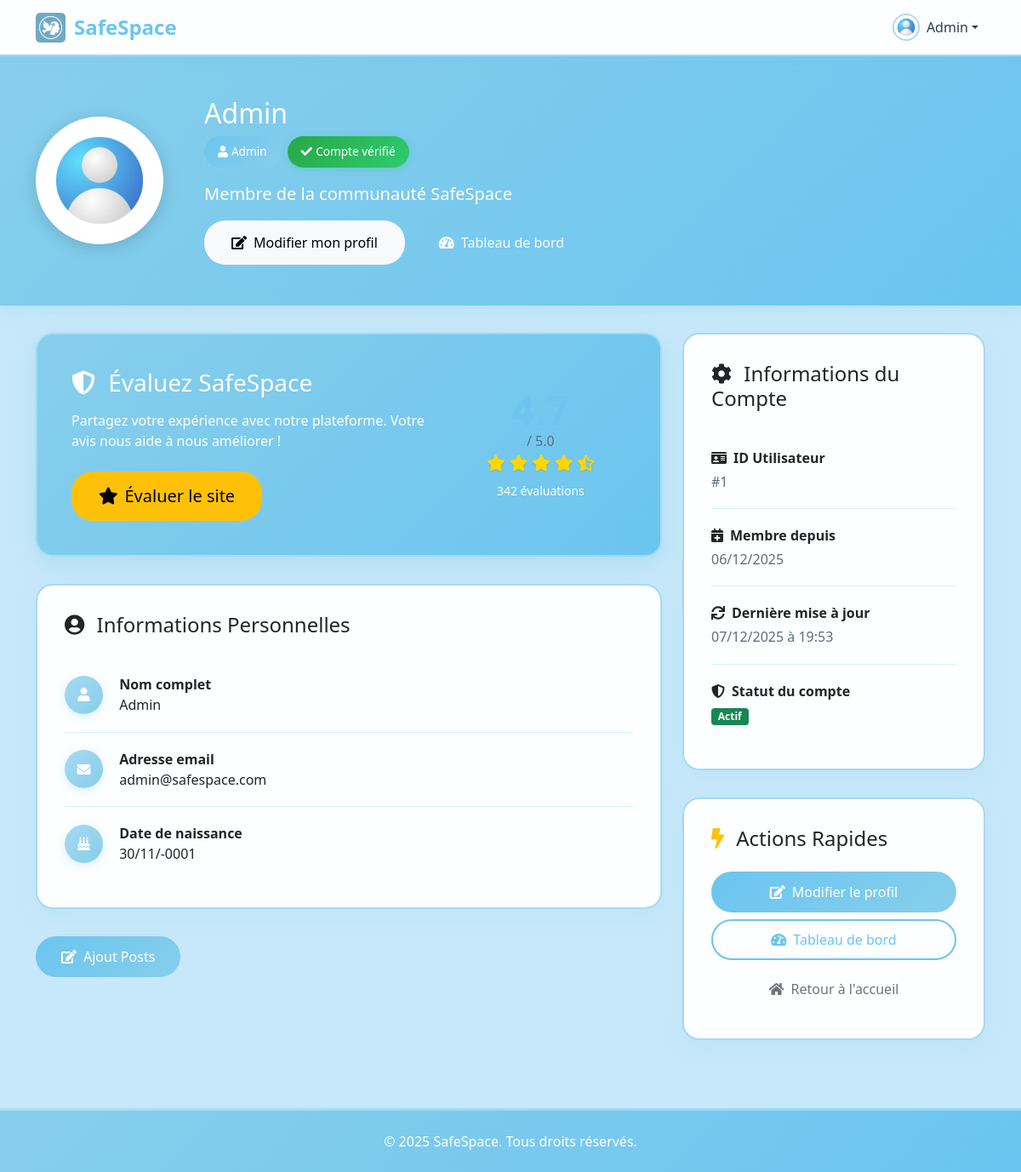
The app's page /view/frontoffice/profile.php (signed in) with its own data.
### tables this page shows
CREATE TABLE `users` (
  `id` int(11) NOT NULL,
  `nom` varchar(100) NOT NULL,
  `email` varchar(150) NOT NULL,
  `password` varchar(255) NOT NULL,
  `role` enum('admin','moderateur','expert','membre') DEFAULT 'membre',
  `status` enum('actif','en attente','suspendu') DEFAULT 'en attente',
  `profile_picture` varchar(255) DEFAULT 'assets/images/default-avatar.png',
  `date_naissance` date DEFAULT NULL,
  `telephone` varchar(20) DEFAULT NULL,
  `adresse` text DEFAULT NULL,
  `bio` text DEFAULT NULL,
  `specialite` varchar(100) DEFAULT NULL,
  `created_at` datetime DEFAULT current_timestamp(),
  `updated_at` datetime DEFAULT current_timestamp() ON UPDATE current_timestamp(),
  `faceid_enabled` tinyint(1) DEFAULT 0,
  `fingerprint_enabled` tinyint(1) DEFAULT 0
);

### view/frontoffice/profile.php (the view, shortened to what the rows shown need)
<?php
require_once $_SERVER['DOCUMENT_ROOT'].'/SAFEProject/controller/UserController.php';
$profileUserId = $_GET['id'] ?? ($_SESSION['user_id'] ?? null);
try {
    $userController = new UserController();
    $user = $userController->getUserById($profileUserId);
} catch (Exception $e) {
    error_log("Erreur lors de la récupération de l'utilisateur: " . $e->getMessage());
    $_SESSION = array();
    if (ini_get("session.use_cookies")) {
        $params = session_get_cookie_params();
        setcookie(session_name(), '', time() - 42000,
            $params["path"], $params["domain"],
            $params["secure"], $params["httponly"]
        );
    }
    session_destroy();
    header('Location: login.php');
    exit();
}
$isOwnProfile = ($_SESSION['user_id'] ?? null) == $user->getId();
?>
<!DOCTYPE html>
<html lang="fr">
<head>
    <link href="https://cdn.jsdelivr.net/npm/bootstrap@5.1.3/dist/css/bootstrap.min.css" rel="stylesheet">
    <link href="assets/vendor/fontawesome-free/css/all.min.css" rel="stylesheet">
</head>
<body>
    <div class="profile-header">
        <div class="container">
            <div class="row align-items-center">
                <div class="col-md">
                    <div class="ms-md-4 mt-3 mt-md-0">
                        <h1 class="h2 mb-2"><?= htmlspecialchars($user->getNom()) ?></h1>
                        <div class="d-flex flex-wrap align-items-center gap-2 mb-3">
                            <span class="role-badge">
                                <i class="fas fa-user me-1"></i>
                                <?= ucfirst($user->getRole()) ?>
                            </span>
                            <span class="verified-badge">
                                <i class="fas fa-check me-1"></i>
                                Compte vérifié
                            </span>
                        </div>
                        <p class="lead mb-3 opacity-90">
                            <?= !empty($user->getBio()) ? htmlspecialchars($user->getBio()) : 'Membre de la communauté SafeSpace' ?>
                        </p>
                        <div class="d-flex flex-wrap gap-2">
                            <?php if($isOwnProfile): ?>
                                <a href="../backoffice/edit_profile.php" class="btn btn-light action-btn">
                                </a>
                                <a href="../backoffice/member_dashboard.php" class="btn btn-outline-light action-btn">
                                </a>
                            <?php endif; ?>
                        </div>
                    </div>
                </div>
            </div>
        </div>
    </div>
    <div class="container">
        <div class="row">
            <div class="col-lg-8">
                <div class="info-section">
                    <div class="info-item d-flex align-items-center">
                        <div class="flex-grow-1">
                            <div class="fw-bold">Nom complet</div>
                            <div><?= htmlspecialchars($user->getNom()) ?></div>
                        </div>
                    </div>
                    <div class="info-item d-flex align-items-center">
                        <div class="flex-grow-1">
                            <div class="fw-bold">Adresse email</div>
                            <div><?= htmlspecialchars($user->getEmail()) ?></div>
                        </div>
                    </div>
                    <?php if($user->getDateNaissance()): ?>
                    <div class="info-item d-flex align-items-center">
                        <div class="info-icon">
                            <i class="fas fa-birthday-cake"></i>
                        </div>
                        <div class="flex-grow-1">
                            <div class="fw-bold">Date de naissance</div>
                            <div><?= date('d/m/Y', strtotime($user->getDateNaissance())) ?></div>
                        </div>
                    </div>
                    <?php endif; ?>
                </div>
            </div>
            <div class="col-lg-4">
                <div class="info-section">
                    <div class="info-item">
                        <div class="fw-bold mb-1">
                            <i class="fas fa-id-card me-2"></i>ID Utilisateur
                        </div>
                        <div class="text-muted">#<?= $user->getId() ?></div>
                    </div>
                    <div class="info-item">
                        <div class="fw-bold mb-1">
                            <i class="fas fa-calendar-plus me-2"></i>Membre depuis
                        </div>
                        <div class="text-muted"><?= date('d/m/Y', strtotime($user->getCreatedAt())) ?></div>
                    </div>
                    <div class="info-item">
                        <div class="fw-bold mb-1">
                            <i class="fas fa-sync me-2"></i>Dernière mise à jour
                        </div>
                        <?php
                        $updatedAt = $user->getUpdatedAt();
                        ?>
                        <div class="text-muted">
                            <?= !empty($updatedAt) && $updatedAt !== '0000-00-00 00:00:00'
                                ? date('d/m/Y à H:i', strtotime($updatedAt))
                                : 'Jamais' ?>
                        </div>
                    </div>
                    <div class="info-item">
                        <div class="text-muted">
                            <?php
                            $status = $user->getStatus();
                            $statusClass = ($status === 'actif') ? 'bg-success' : (($status === 'en attente') ? 'bg-warning' : 'bg-danger');
                            ?>
                            <span class="badge <?= $statusClass ?>"><?= ucfirst($status) ?></span>
                        </div>
                    </div>
                </div>
            </div>
        </div>
    </div>
</body>
</html>

### records on screen
users: nom "Admin", role "Admin", email "admin@safespace.com", date_naissance "30/11/-0001", id "1", created_at "06/12/2025", updated_at "07/12/2025 à 19:53", status "Actif"

### other values on screen
$_SESSION['fullname'] "Admin"
